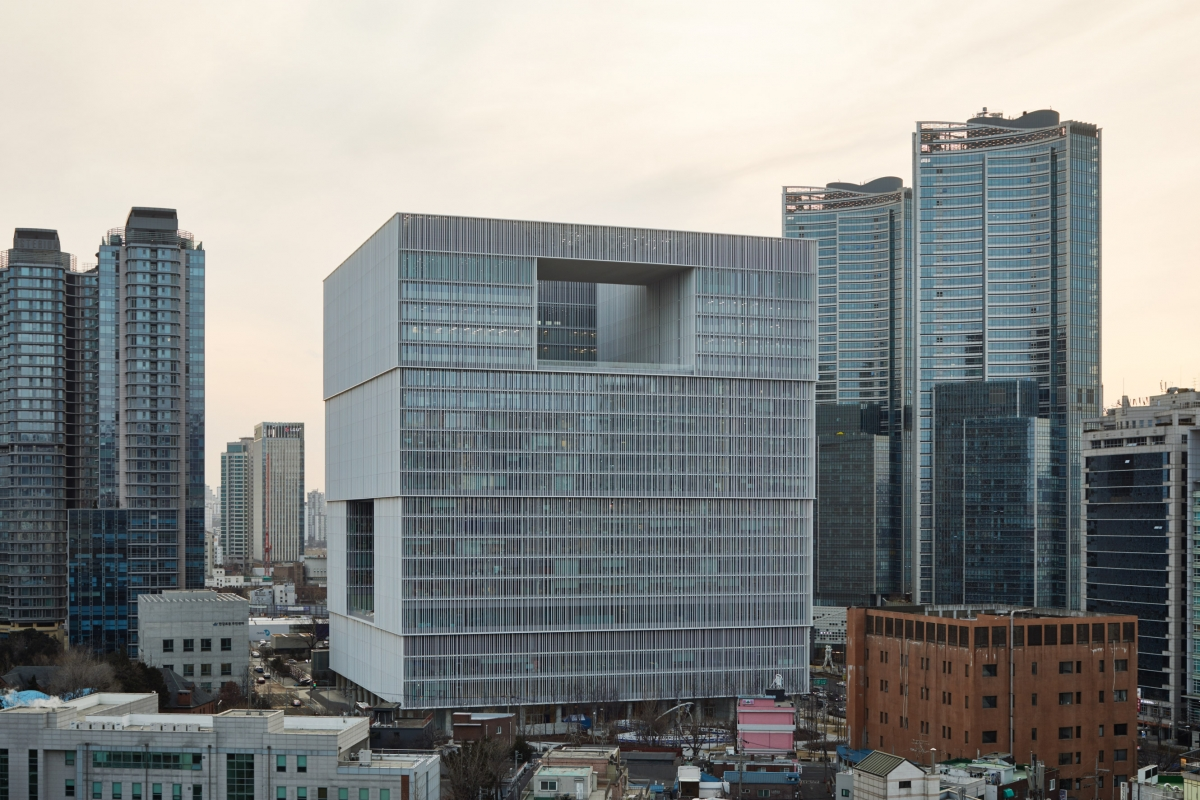
#> input picture chap10/HoughLines.jpg, 1200 x 800 px
$ python HoughLines.py
#> lines starting #> are read from the running program, lines starting #| are printed output that depends on the picture; after the words box and inside, x2 and y2 are one past the last pixel; in counts of white or black regions, pixels touching at a corner belong together
# hough_lines_demo.py
import cv2
import numpy as np

def imread_korean(path, flag=cv2.IMREAD_COLOR):
#> called with flag = 1
    data = np.fromfile(path, np.uint8)
    return cv2.imdecode(data, flag)
#> returned value is the input picture: shape (800, 1200, 3); mean B, G, R 137.2, 138.6, 136

# 1. 이미지 로드
img_path = r"C:\Users\user\Desktop\2학기\디지털 영상 처리\chap10\HoughLines.jpg"
img = imread_korean(img_path)

if img is None:
    raise FileNotFoundError("HoughLines 이미지 로드 실패.")

# 2. 전처리: Gray → Blur → Canny
gray = cv2.cvtColor(img, cv2.COLOR_BGR2GRAY)
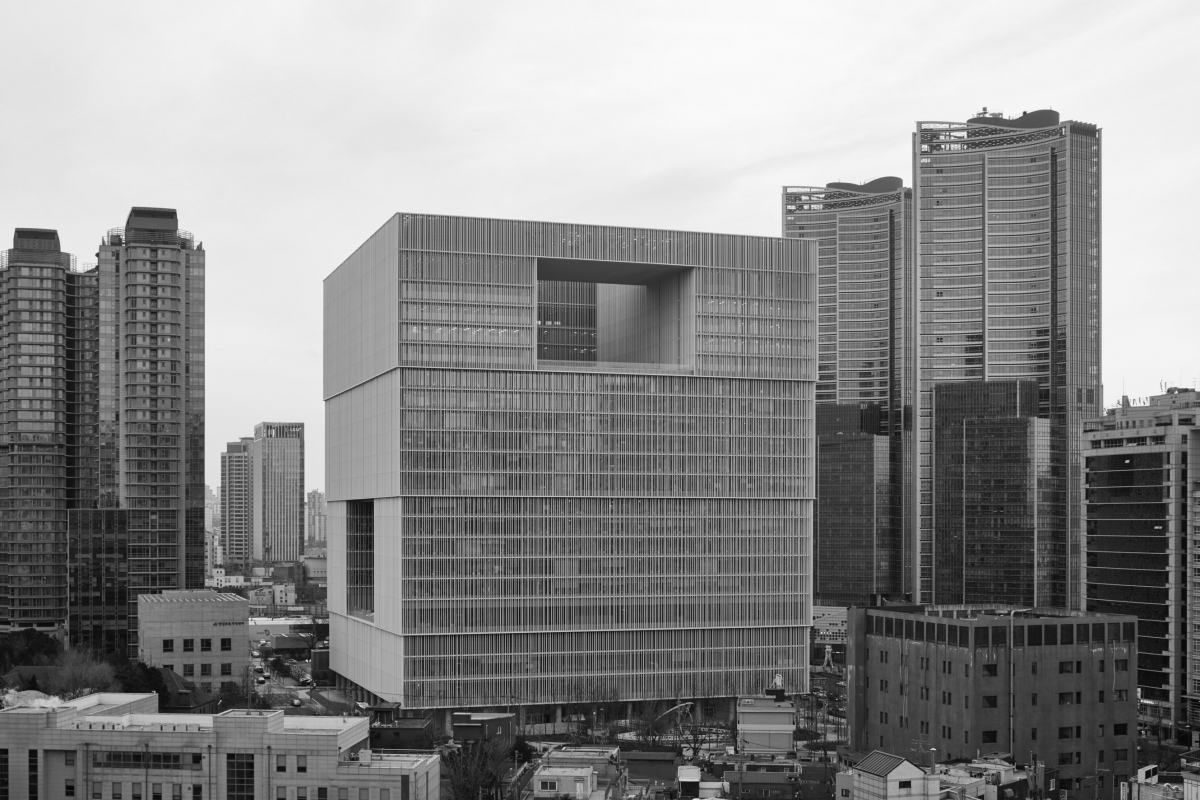
#> gray: shape (800, 1200); min 6, max 252, mean 137.7
blur = cv2.GaussianBlur(gray, (5, 5), 1.0)
edges = cv2.Canny(blur, 50, 150)
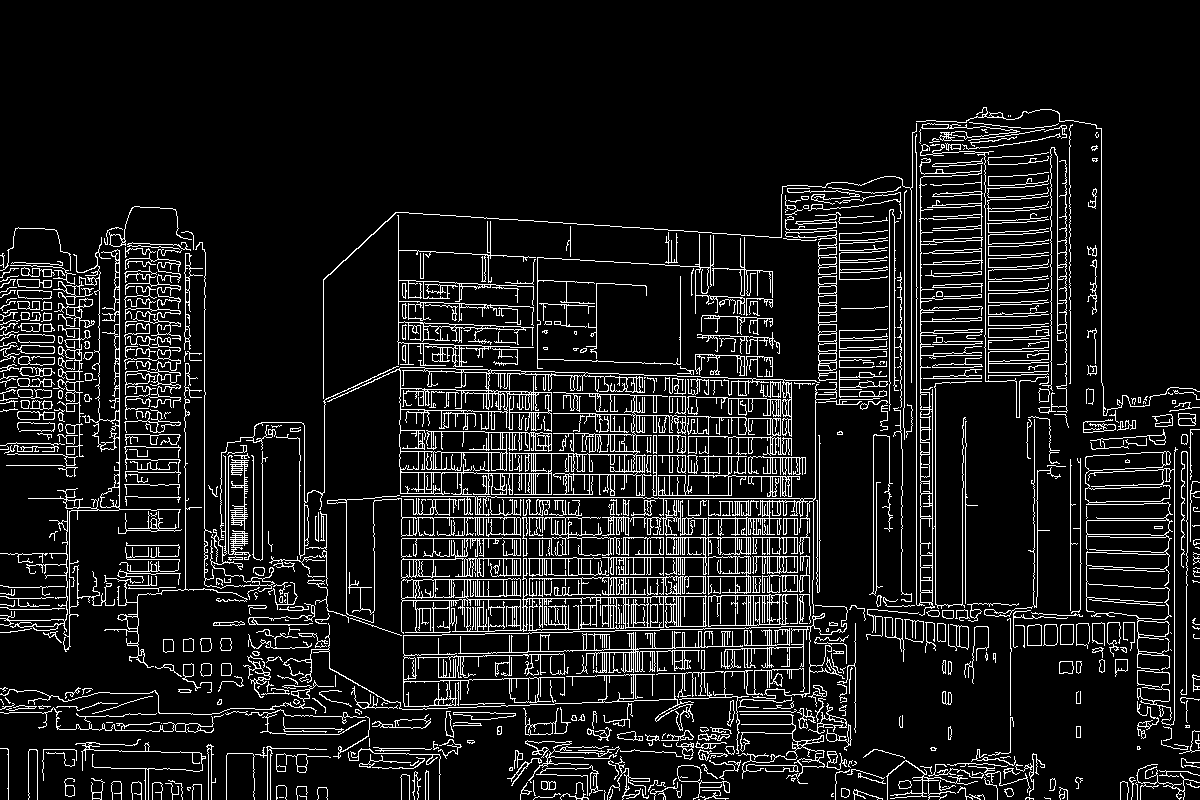
#> edges: shape (800, 1200); 10.1% white in thin lines or dots, all inside (x1, y1, x2, y2) = (0, 107, 1200, 800)

cv2.imshow("Original", img)
cv2.imshow("Edges", edges)

# 3. 파라미터 세트(최소 3개)
param_sets = [
    { "name": "case1_rho1_theta1_thr380", "rho": 1, "theta": np.pi/280, "threshold": 380 },
    { "name": "case2_rho1_theta1_thr375", "rho": 1, "theta": np.pi/180, "threshold": 377 },
    { "name": "case3_rho2_theta1_thr370", "rho": 2, "theta": np.pi/280, "threshold": 370 },
]

# 4. HoughLines 수행
for params in param_sets:
    rho    = params["rho"]
    theta  = params["theta"]
    thr    = params["threshold"]

    lines = cv2.HoughLines(edges, rho, theta, thr)
    result = cv2.cvtColor(edges, cv2.COLOR_GRAY2BGR)

    if lines is not None:
        for line in lines:
            rho_i, theta_i = line[0]
            a = np.cos(theta_i)
            b = np.sin(theta_i)
            x0 = a * rho_i
            y0 = b * rho_i

            x1 = int(x0 + 1000 * (-b))
            y1 = int(y0 + 1000 * (a))
            x2 = int(x0 - 1000 * (-b))
            y2 = int(y0 - 1000 * (a))

            cv2.line(result, (x1, y1), (x2, y2), (0, 0, 255), 2)

    num_lines = 0 if lines is None else len(lines)
    print(f"[{params['name']}] rho={rho}, threshold={thr}, lines={num_lines}")

    cv2.imshow(f"HoughLines_{params['name']}", result)
#> this loop made 3 passes
#> num_lines on passes 1 to 3: 10, 5, 2111
#| [case1_rho1_theta1_thr380] rho=1, threshold=380, lines=10
#| [case2_rho1_theta1_thr375] rho=1, threshold=377, lines=5
#| [case3_rho2_theta1_thr370] rho=2, threshold=370, lines=2111
#> pass 1, `cv2.imshow(f"HoughLines_{params['name']}", result)`:
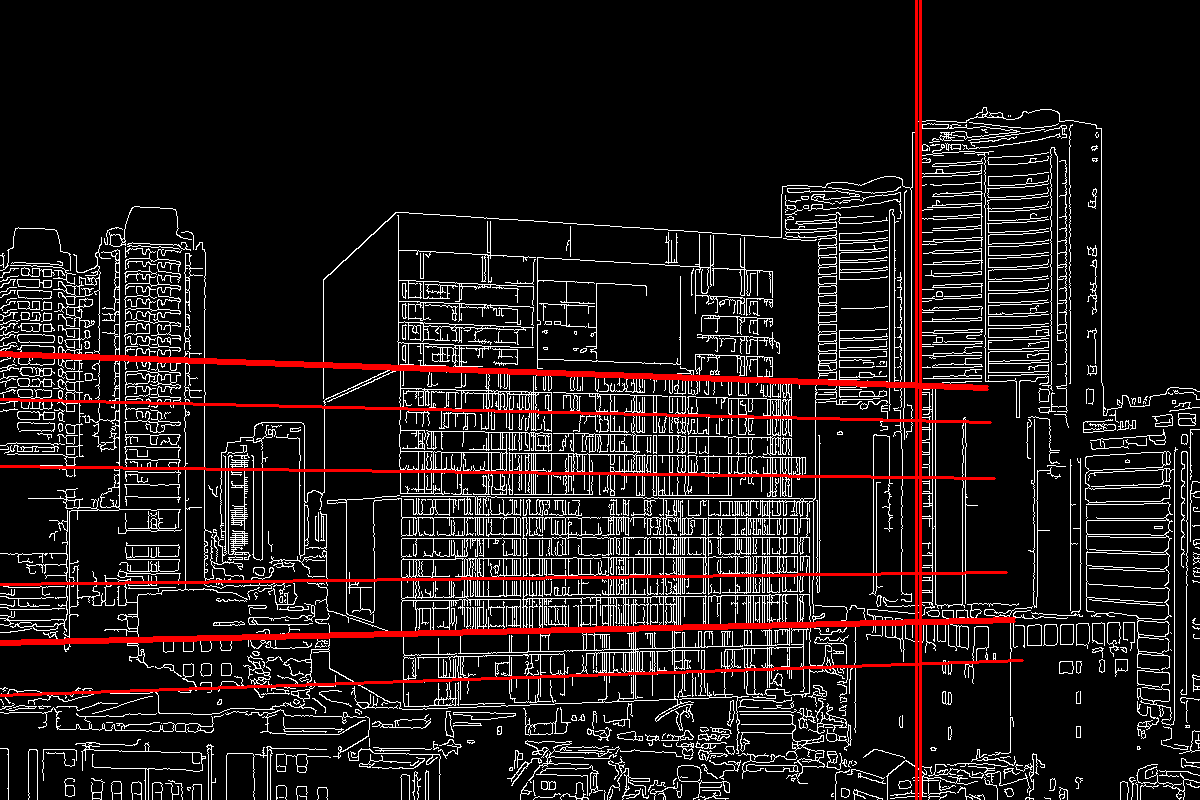
#> window 'HoughLines_case1_rho1_theta1_t': shape (800, 1200, 3); mean B, G, R 24.1, 24.1, 31.7
#> after the loop:
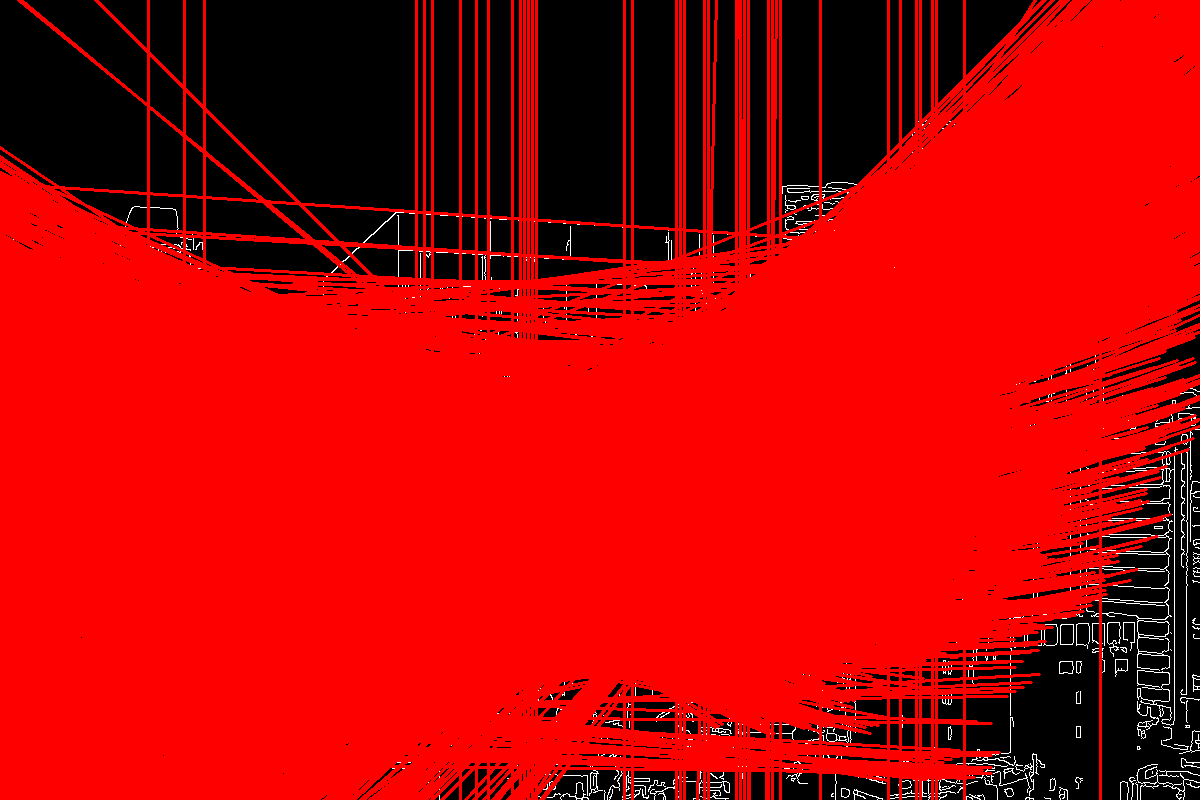
#> result: shape (800, 1200, 3); mean B, G, R 2.4, 2.4, 183.2

cv2.waitKey(0)
cv2.destroyAllWindows()
